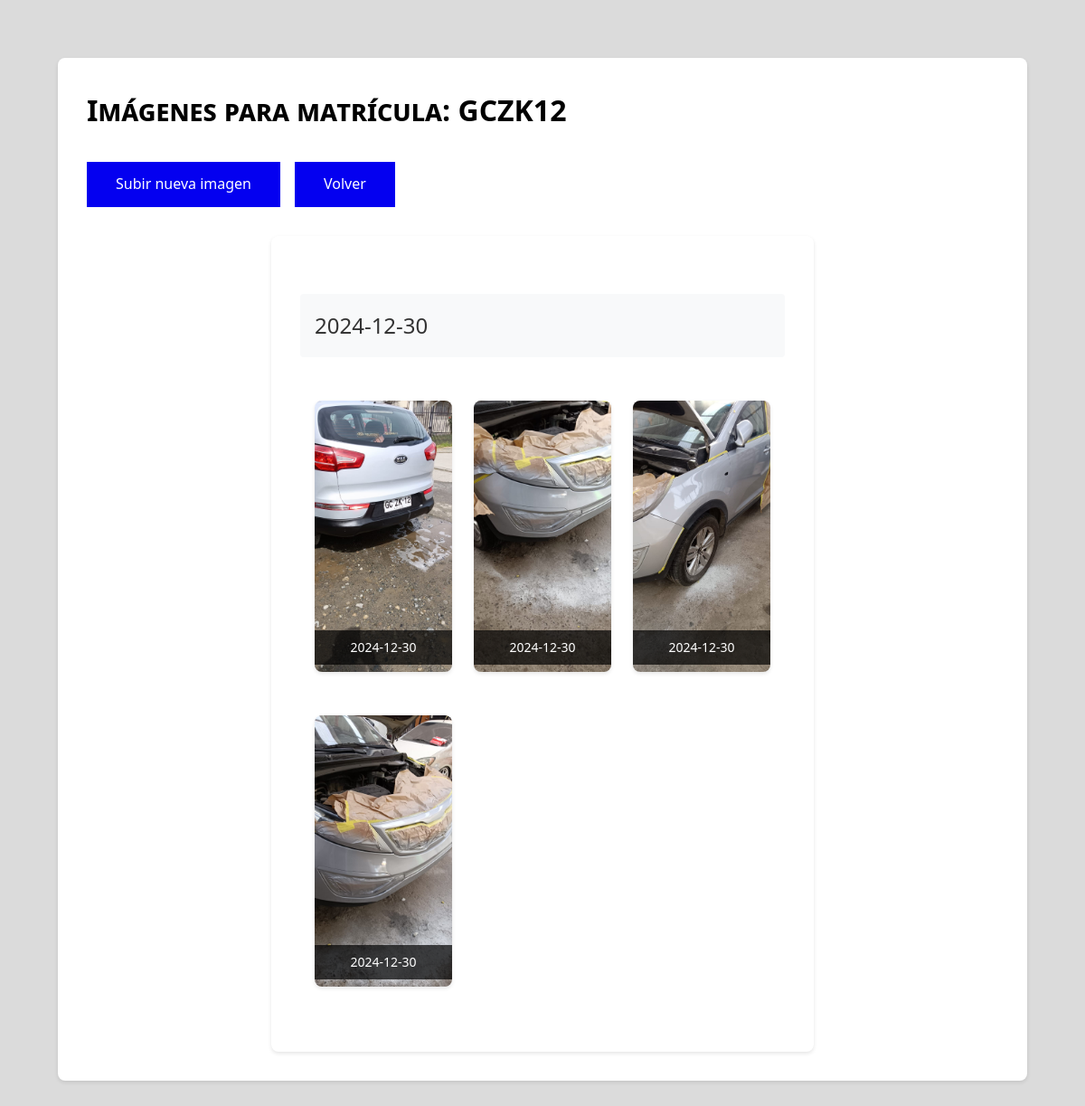
/imagenes/GCZK12 (signed in), run on the app's committed database.
### tables this page shows
CREATE TABLE imagenes_auto
                (id INTEGER PRIMARY KEY AUTOINCREMENT,
                matricula TEXT NOT NULL,
                ruta_imagen TEXT NOT NULL,
                fecha_subida DATETIME DEFAULT CURRENT_TIMESTAMP,
                FOREIGN KEY (matricula) REFERENCES automovil (matricula));

### app.py (the view)
@app.route('/imagenes/<matricula>')
def ver_imagenes(matricula):
    if 'user_id' not in session:
        return redirect(url_for('login'))
    conn = sqlite3.connect('database.db')
    c = conn.cursor()
    c.execute("""
        SELECT ruta_imagen, fecha_subida
        FROM imagenes_auto
        WHERE matricula = ?
        ORDER BY fecha_subida DESC
    """, (matricula,))
    imagenes = c.fetchall()
    conn.close()
    imagenes_por_fecha = {}
    for imagen in imagenes:
        fecha = datetime.strptime(imagen[1], '%Y-%m-%d %H:%M:%S').strftime('%Y-%m-%d')
        if fecha not in imagenes_por_fecha:
            imagenes_por_fecha[fecha] = []
        imagenes_por_fecha[fecha].append(imagen[0])
    return render_template('ver_imagenes.html',
                         imagenes=imagenes_por_fecha,
                         matricula=matricula)

### templates/ver_imagenes.html (shortened to what this page needs)
{% extends "base.html" %}
{% block content %}
<div class="container">
    <div class="boar">
        <h1 class="tittle-car">Imágenes para matrícula: {{ matricula }}</h1>
        <div class="form-actions">
            <a href="{{ url_for('subir_imagen', matricula=matricula) }}" class="button-action">
                Subir nueva imagen
            </a>
            <a href="{{ url_for('buscar_auto') }}" class="button-action">Volver</a>
        </div>
        {% for fecha, imagenes in imagenes.items() %}
            <div class="mission-form" style="margin-top: 2rem;">
                <h2 class="date-header">{{ fecha }}</h2>
                <div class="images-grid">
                    {% for imagen in imagenes %}
                        <div class="image-container" id="container-{{ imagen }}">
                            <img src="{{ url_for('static', filename='uploads/' + imagen) }}"
                                 alt="Imagen del vehículo">
                            <div class="image-date">{{ fecha }}</div>
                        </div>
                    {% endfor %}
                </div>
            </div>
        {% else %}
            <div class="alert alert-error">
                No hay imágenes disponibles para esta matrícula.
            </div>
        {% endfor %}
    </div>
</div>
{% endblock %}

### templates/base.html (shortened to what this page needs)
<!DOCTYPE html>
<html lang="es">
<head>
    <link rel="stylesheet" href="{{ url_for('static', filename='style.css') }}">
</head>
<body>
    <div class="container">
        {% block content %}{% endblock %}
    </div>
</body>
</html>

### static/style.css (style rules this page uses)
:root { --primary-color: #4a90e2; --secondary-color: #f5a623; --error-color: #d0021b; --success-color: #7ed321; --text-color: #333; --background-color: #dbdbdb; --border-color: #ddd; }
* { margin: 0; padding: 0; box-sizing: border-box; }
body { font-family: 'Segoe UI', Tahoma, Geneva, Verdana, sans-serif; line-height: 1.6; color: var(--text-color); background-color: var(--background-color); }
.container { max-width: 1200px; margin: 0 auto; padding: 2rem; }
.mission-form { max-width: 600px; margin: 0 auto; background: rgb(255, 255, 255); padding: 2rem; border-radius: 8px; box-shadow: 0 2px 4px rgba(0, 0, 0, 0.1); }
.tittle-car { font-variant: small-caps; color: #000000; }
.form-actions { display: flex; gap: 1rem; margin-top: 2rem; }
.boar { background: rgb(255, 255, 255); border-radius: 8px; box-shadow: 0 2px 4px rgba(0, 0, 0, 0.1); padding: 2rem; }
.button-action { padding: 0.75rem 2rem; border: none; font-size: 1rem; cursor: pointer; text-decoration: none; background-color: #0400f0; color: white; transition: background-color 0.2s; }
.images-grid { display: grid; grid-template-columns: repeat(auto-fill, minmax(250px, 1fr)); gap: 1.5rem; margin-top: 2rem; }
.image-date { font-size: 0.875rem; color: #666; margin-bottom: 0.5rem; }
.date-header { background-color: #f8f9fa; padding: 1rem; margin-bottom: 1rem; border-radius: 4px; font-weight: 500; }
.image-container { position: relative; margin-bottom: 1.5rem; border-radius: 8px; overflow: hidden; box-shadow: 0 2px 4px rgba(0, 0, 0, 0.1); }
.image-container img { width: 100%; height: 300px; object-fit: cover; display: block; transition: transform 0.3s ease; }
.image-date { position: absolute; bottom: 0; left: 0; right: 0; background-color: rgba(0, 0, 0, 0.7); color: white; padding: 8px; font-size: 0.875rem; text-align: center; }
.images-grid { display: grid; grid-template-columns: repeat(3, 1fr); gap: 1.5rem; padding: 1rem; }
.date-header { margin: 2rem 0 1rem; padding: 1rem; background-color: #f8f9fa; border-radius: 4px; font-weight: 500; color: var(--text-color); }

### data on the page
imagenes_auto: ruta_imagen (picture), fecha_subida "2024-12-30"
imagenes_auto: ruta_imagen (picture), fecha_subida "2024-12-30"
imagenes_auto: ruta_imagen (picture), fecha_subida "2024-12-30"
imagenes_auto: ruta_imagen (picture), fecha_subida "2024-12-30"

### other printed values
{{ matricula }} "GCZK12"
{{ fecha }} "2024-12-30"
